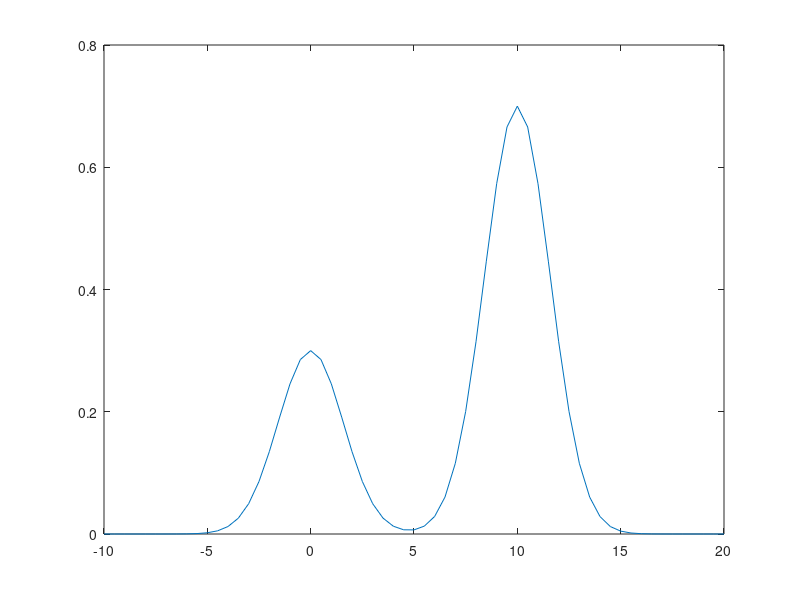
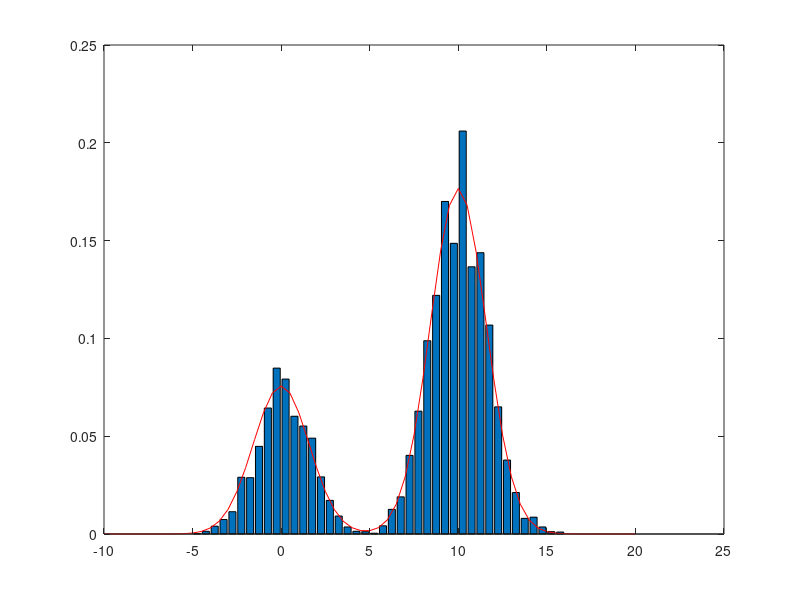
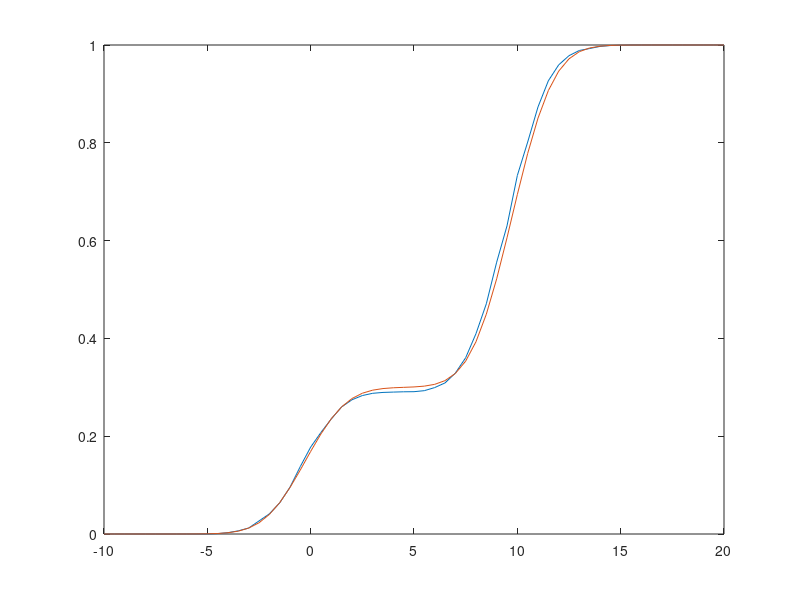

The MATLAB source for these figures, in order:
% Metropolis(-Hastings) algorithm
% true (target) pdf is p(x) where we know it but can't sample data. 
% proposal (sample) pdf is q(x*|x)=N(x,10) where we can sample.
%% 
clc
clear; 

X(1)=0; 
N=1e4;
p = @(x) 0.3*exp(-0.2*x.^2) + 0.7*exp(-0.2*(x-10).^2);  %Note: p must be a pdf!!!
dx=0.5; xx=-10:dx:20; fp=p(xx); plot(xx,fp) % plot the true p(x)
%% MH algorithm
sig=(10); 
for i=1:N-1
    u=rand;
    x=X(i); 
    xs=normrnd(x,sig); % new sample xs based on existing x from proposal pdf.
    pxs=p(xs);
    px=p(x); 
    qxs=normpdf(xs,x,sig); % qxs ->q(old->nex)  
    qx=normpdf(x,xs,sig); %  qx ->q(new->old)
     if u<min(1,pxs*qx/(px*qxs))  % case 1: pesudo code
%     if u<min(1,pxs/(px))        % case 2: Metropolis algorithm
%     if u<min(1,pxs/qxs/(px/qx)) % case 3: independent sampler
        X(i+1)=xs;
    else
        X(i+1)=x; 
    end
end
% compare pdf of the simulation result with true pdf.
N0=1;  close all;figure; %N/5; 
nb=histc(X(N0+1:N),xx); 
bar(xx+dx/2,nb/(N-N0)/dx); % plot samples.
A=sum(fp)*dx; 
hold on; plot(xx,fp/A,'r') % compare.
% figure(2); plot(N0+1:N,X(N0+1:N)) % plot the traces of x.

% compare cdf with true cdf.
F1(1)=0;
F2(1)=0;
for i=2:length(xx) 
  F1(i)=F1(i-1)+nb(i)/(N-N0); 
  F2(i)=F2(i-1)+fp(i)*dx/A;
end

figure
plot(xx,[F1' F2'])
max(F1-F2) % this is the true possible measure of accuracy.